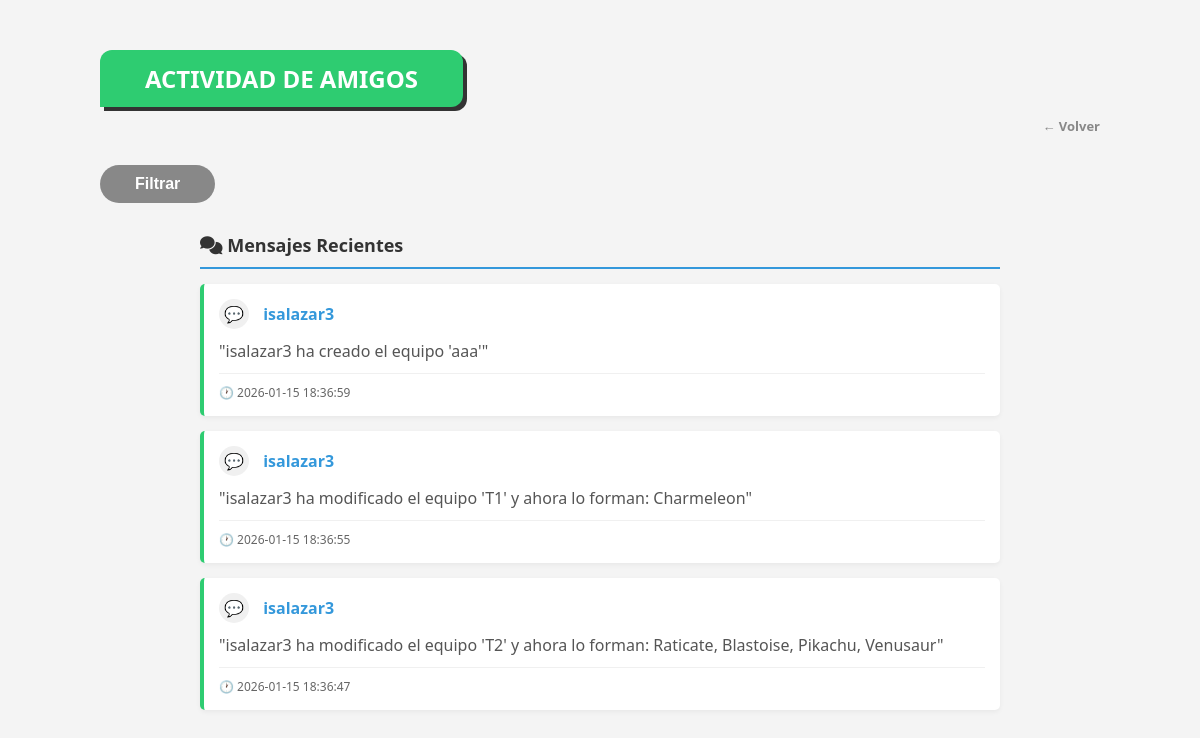
Page /activity/ (signed in) on the committed database.
### tables this page shows
CREATE TABLE Mensaje (
    id_message INTEGER PRIMARY KEY AUTOINCREMENT, -- En SQLite SERIAL es INTEGER PRIMARY KEY AUTOINCREMENT
    username VARCHAR(50),
    message_text TEXT,
    date_hour TIMESTAMP DEFAULT CURRENT_TIMESTAMP,
    FOREIGN KEY (username) REFERENCES Users(username)
);

### app/controller/ui/IU_Actividad.py (the view)
    @bp.route('/', methods=['GET'])
    def index():
        if 'user' not in session:
            return redirect(url_for('iu_mprincipal.login'))
        me = session['user']
        usuario_filtro = request.args.get('usuario', '').strip()
        fecha_inicio = request.args.get('fecha_inicio', '').strip()
        fecha_fin = request.args.get('fecha_fin', '').strip()
        busqueda_filtro = request.args.get('busqueda', '').strip()
        sql_amigos = f"""
            SELECT user_receiver as amigo FROM Amigo
            WHERE user_sender='{me}' AND status=1
            UNION
            SELECT user_sender as amigo FROM Amigo
            WHERE user_receiver='{me}' AND status=1
        """
        res_amigos = db.execSQL(sql_amigos)
        mis_amigos = []
        while res_amigos.next():
            mis_amigos.append(res_amigos.getString('amigo'))
        actividad = []
        if mis_amigos:
            amigos_list = "', '".join(mis_amigos)
            sql_actividad = f"""
                SELECT username, message_text, date_hour
                FROM Mensaje
                WHERE username IN ('{amigos_list}')
            """
            if usuario_filtro:
                sql_actividad += f" AND username = '{usuario_filtro}'"
            if fecha_inicio and fecha_fin:
                sql_actividad += f" AND DATE(date_hour) BETWEEN '{fecha_inicio}' AND '{fecha_fin}'"
            elif fecha_inicio:
                sql_actividad += f" AND DATE(date_hour) >= '{fecha_inicio}'"
            elif fecha_fin:
                sql_actividad += f" AND DATE(date_hour) <= '{fecha_fin}'"
            if busqueda_filtro:
                sql_actividad += f" AND message_text LIKE '%{busqueda_filtro}%'"
            sql_actividad += " ORDER BY date_hour DESC LIMIT 50"
            res_actividad = db.execSQL(sql_actividad)
            while res_actividad.next():
                actividad.append({
                    'username': res_actividad.getString('username'),
                    'message': res_actividad.getString('message_text'),
                    'fecha': res_actividad.getString('date_hour')
                })
        return render_template('actividad.html',
                               actividad=actividad,
                               amigos_count=len(mis_amigos),
                               mis_amigos=mis_amigos,
                               usuario_filtro=usuario_filtro,
                               fecha_inicio=fecha_inicio,
                               fecha_fin=fecha_fin,
                               busqueda_filtro=busqueda_filtro)

### app/database/GestorBD.py (called while the page is built)
    def execSQL(self, sql):
        cursor = self.connection.cursor()
        cursor.execute(sql)
        datos = cursor.fetchall()
        return ResultadoSQL(datos)

### app/database/ResultadoSQL.py (called while the page is built)
    def next(self):
        self.indice += 1
        return self.indice < len(self.datos)

    def getString(self, columna):
        return str(self.datos[self.indice][columna])

### app/templates/actividad.html (shortened to what this page needs)
<!DOCTYPE html>
<html lang="es">
<head>
    <link rel="stylesheet" href="{{ url_for('static', filename='css/style.css') }}">
    <link href="https://cdnjs.cloudflare.com/ajax/libs/font-awesome/6.0.0/css/all.min.css" rel="stylesheet">
</head>
<body style="background-color: #f4f4f4;">
    <div class="menu-main-container">
        <div class="menu-banner" style="background-color: #2ecc71;">Actividad de Amigos</div>
        <div class="menu-top-links">
            <a href="{{ url_for('iu_mprincipal.menu_principal') }}" class="menu-link-secondary">← Volver</a>
        </div>
        <div class="filter-container">
            <button type="button" class="btn-filter-trigger" id="toggleFilters">
                Filtrar
            </button>
        </div>
        <div class="activity-container">
            {% if actividad|length > 0 %}
                <div class="section-title">
                    <i class="fas fa-comments"></i> Mensajes Recientes
                </div>
                {% for item in actividad %}
                    <div class="activity-item mensaje" onclick="openModal('modal-{{ item.username }}-msg')">
                        <div class="activity-user">
                            <span class="activity-icon">💬</span>
                            {{ item.username }}
                        </div>
                        <div class="activity-text">
                            "{{ item.message }}"
                        </div>
                        <div class="activity-date">
                            🕐 {{ item.fecha }}
                        </div>
                    </div>
                {% endfor %}
            {% endif %}
        </div>
    </div>
</body>
</html>

### app/static/css/style.css (style rules this page uses)
body { display: flex; justify-content: center; background-color: #f5f5f5; margin: 0; font-family: 'Segoe UI', Arial, sans-serif; min-height: 100vh; }
.filter-container { position: relative; }
.btn-filter-trigger { background: #888; color: white; border: none; padding: 10px 35px; border-radius: 25px; cursor: pointer; font-weight: bold; font-size: 16px; transition: background 0.3s; }
.menu-main-container { width: 90%; max-width: 1000px; margin: 50px auto; }
.menu-banner { background: #ee1515; color: white; display: inline-block; padding: 12px 45px; font-weight: bold; font-size: 24px; text-transform: uppercase; border-radius: 12px 12px 12px 0; margin-bottom: 40px; box-shadow: 4px 4px 0px #333; }
.menu-top-links { display: flex; gap: 20px; margin-top: -30px; margin-bottom: 30px; justify-content: flex-end; }
.menu-link-secondary { text-decoration: none; color: #888; font-size: 13px; font-weight: bold; }

### app/templates/actividad.html (style rules this page uses)
.activity-container { max-width: 800px; margin: 0 auto; }
.activity-item { background: white; padding: 15px; margin-bottom: 15px; border-left: 4px solid #3498db; border-radius: 5px; box-shadow: 0 2px 5px rgba(0,0,0,0.05); transition: all 0.3s ease; cursor: pointer; }
.activity-item.mensaje { border-left-color: #2ecc71; }
.activity-user { font-weight: bold; color: #3498db; font-size: 16px; margin-bottom: 8px; }
.activity-text { color: #555; margin: 10px 0; line-height: 1.5; }
.activity-date { font-size: 12px; color: #666; margin-top: 10px; padding-top: 10px; border-top: 1px solid #f0f0f0; display: flex; align-items: center; gap: 5px; }
.activity-icon { display: inline-block; width: 30px; height: 30px; background: #f0f0f0; border-radius: 50%; text-align: center; line-height: 30px; margin-right: 10px; color: #3498db; }
.section-title { font-size: 18px; font-weight: bold; color: #333; margin: 30px 0 15px 0; padding-bottom: 10px; border-bottom: 2px solid #3498db; }

### rows in the picture
Mensaje: username "isalazar3", message "isalazar3 ha creado el equipo 'aaa'", fecha "2026-01-15 18:36:59"
Mensaje: username "isalazar3", message "isalazar3 ha modificado el equipo 'T1' y ahora lo forman: Charmeleon", fecha "2026-01-15 18:36:55"
Mensaje: username "isalazar3", message "isalazar3 ha modificado el equipo 'T2' y ahora lo forman: Raticate, Blastoise, Pikachu, Venusaur", fecha "2026-01-15 18:36:47"
